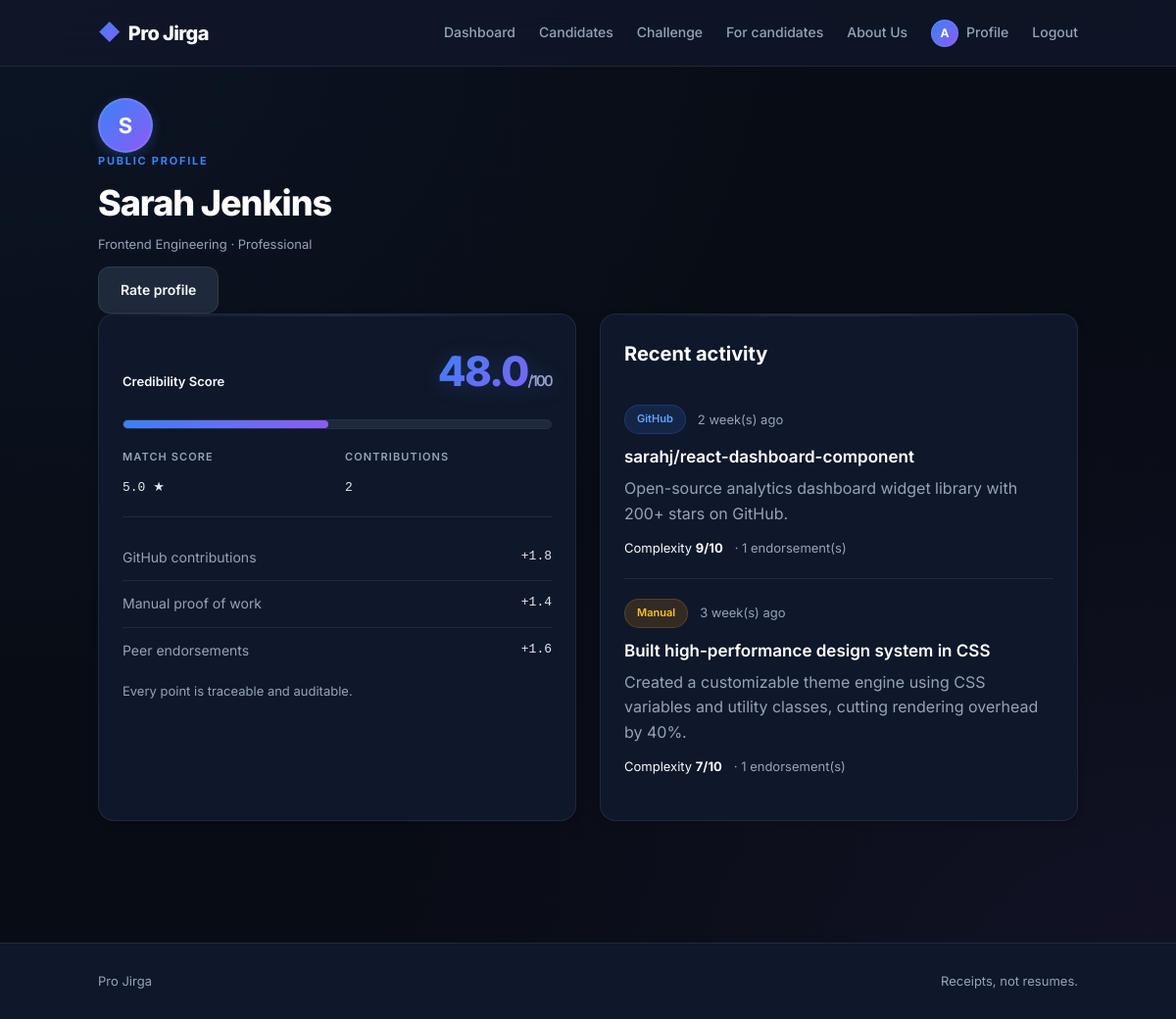
Screenshot of /profile/sarahj (signed in) with the database file from the repository.
### tables this page shows
CREATE TABLE user (
        id INTEGER PRIMARY KEY AUTOINCREMENT,
        name TEXT NOT NULL,
        email TEXT UNIQUE NOT NULL,
        email_verified INTEGER DEFAULT 0,
        user_type TEXT NOT NULL,
        field TEXT NOT NULL,
        github_username TEXT,
        credibility_score REAL DEFAULT 0,
        match_score REAL DEFAULT 0,
        created_at TEXT NOT NULL
    );

CREATE TABLE contribution (
        id INTEGER PRIMARY KEY AUTOINCREMENT,
        user_id INTEGER NOT NULL,
        title TEXT NOT NULL,
        description TEXT,
        proof_type TEXT DEFAULT 'manual',
        complexity_weight REAL DEFAULT 1.0,
        created_at TEXT NOT NULL,
        FOREIGN KEY (user_id) REFERENCES user (id)
    );

### Backend/app.py (the view)
@app.route("/profile/<username>", methods=["GET"])
def profile(username):
    user = find_user_by_slug(username)
    if not user:
        abort(404)
    contributions = get_user_contributions(user["id"])
    breakdown = credibility_breakdown(user["id"])
    user_data = dict(user)
    user_data["credibility_breakdown"] = breakdown
    is_own = get_current_user() and get_current_user()["id"] == user["id"]
    return render_template(
        "dashboard.html",
        user=user_data,
        contributions=contributions,
        is_profile=True,
        is_own=is_own,
        profile_slug=user_slug(user),
    )

### Backend/app.py (called while the page is built, shortened)
def get_db():
    if "db" not in g:
        g.db = sqlite3.connect(DB_PATH)
        g.db.row_factory = sqlite3.Row
    return g.db

def normalized_credibility(score):
    return min(100, round(float(score or 0) * 10, 1))

def time_ago(iso_str):
    try:
        dt = datetime.fromisoformat(iso_str.replace("Z", "+00:00").split("+")[0])
        delta = datetime.utcnow() - dt
        days = delta.days
        if days == 0:
            hours = delta.seconds // 3600
            if hours == 0:
                return "Just now"
            return f"{hours}h ago"
        if days == 1:
            return "1 day ago"
        if days < 7:
            return f"{days} days ago"
        if days < 30:
            return f"{days // 7} week(s) ago"
        return f"{days // 30} month(s) ago"
    except (ValueError, TypeError):
        return "Recently"

def get_current_user():
    user_id = session.get("user_id")
    if not user_id:
        return None
    return get_db().execute("SELECT * FROM user WHERE id = ?", (user_id,)).fetchone()

@app.context_processor
def inject_globals():
    user = get_current_user()
    return {
        "current_user": user,
        "normalized_credibility": normalized_credibility,
        "time_ago": time_ago,
    }

def find_user_by_slug(slug):
    db = get_db()
    user = db.execute("SELECT * FROM user WHERE github_username = ?", (slug,)).fetchone()
    if user:
        return user

def user_slug(user):
    return user["github_username"] or user["email"].split("@")[0]

def get_user_contributions(user_id):
    db = get_db()
    rows = db.execute(
        "SELECT * FROM contribution WHERE user_id = ? ORDER BY created_at DESC", (user_id,)
    ).fetchall()
    result = []
    for c in rows:
        confirmed = db.execute(
            "SELECT COUNT(*) FROM endorsement WHERE contribution_id = ? AND confirmed = 1",
            (c["id"],),
        ).fetchone()[0]
        result.append({
            "id": c["id"],
            "title": c["title"],
            "description": c["description"] or "",
            "source": "GitHub" if c["proof_type"] == "github" else "Manual",
            "timestamp": time_ago(c["created_at"]),
            "complexity_score": min(10, max(1, round(c["complexity_weight"] * 5))),
            "confirmed_endorsements": confirmed,
        })
    return result

### Frontend/templates/dashboard.html (shortened to what this page needs)
{% extends "base.html" %}
{% block content %}
<section class="dashboard">
  <header class="page-head">
    <div class="profile-head">
      <div class="avatar">{{ user.name[0]|upper }}</div>
      <div>
        <p class="eyebrow">{% if is_profile and not is_own %}Public profile{% elif is_profile %}Your profile{% else %}Welcome back{% endif %}</p>
        <h1>{{ user.name }}</h1>
        <p class="muted small">{{ user.field }} · {{ user.user_type|replace('_', ' ')|title }}</p>
      </div>
    </div>
    <div class="page-actions">
      {% if is_profile and not is_own and current_user %}
      <a href="{{ url_for('rate_profile_page', username=profile_slug) }}" class="btn btn-secondary">Rate profile</a>
      {% endif %}
    </div>
  </header>
  <div class="grid-2">
    <article class="card score-card">
      {% set score = normalized_credibility(user.credibility_score) %}
      <div class="score-head">
        <span class="label">Credibility Score</span>
        <span class="score-value">{{ score }}<span class="score-max">/100</span></span>
      </div>
      <div class="score-bar">
        <div class="score-fill" style="width: {{ score }}%"></div>
      </div>
      <div class="score-meta">
        <div class="score-stat">
          <span class="label small">Match score</span>
          <span class="mono">{{ "%.1f"|format(user.match_score or 0) }} ★</span>
        </div>
        <div class="score-stat">
          <span class="label small">Contributions</span>
          <span class="mono">{{ contributions|length }}</span>
        </div>
      </div>
      <ul class="breakdown">
        {% for item in user.credibility_breakdown %}
        <li>
          <span>{{ item.label }}</span>
          <span class="mono">{{ item.value }}</span>
        </li>
        {% endfor %}
      </ul>
      <p class="hint">Every point is traceable and auditable.</p>
    </article>
    <article class="card">
      <h2 class="card-title">Recent activity</h2>
      {% if contributions %}
      <ul class="timeline">
        {% for c in contributions %}
        <li class="timeline-item">
          <div class="timeline-meta">
            <span class="tag tag-{{ c.source|lower }}">{{ c.source }}</span>
            <span class="muted small">{{ c.timestamp }}</span>
          </div>
          <h3>{{ c.title }}</h3>
          {% if c.description %}
          <p class="muted">{{ c.description }}</p>
          {% endif %}
          <div class="timeline-footer">
            <span class="small">Complexity <strong>{{ c.complexity_score }}/10</strong></span>
            {% if c.confirmed_endorsements %}
            <span class="small muted">· {{ c.confirmed_endorsements }} endorsement(s)</span>
            {% endif %}
          </div>
        </li>
        {% endfor %}
      </ul>
      {% endif %}
    </article>
  </div>
</section>
{% endblock %}

### Frontend/templates/base.html (shortened to what this page needs)
<!DOCTYPE html>
<html lang="en">
<head>
  <link rel="stylesheet" href="{{ url_for('static', filename='css/style.css') }}">
</head>
<body>
  <header class="nav">
    <div class="nav-inner">
      <a href="{{ url_for('dashboard') if current_user else url_for('landing') }}" class="logo">
        <span class="logo-mark">◆</span> Pro Jirga
      </a>
      {% if current_user %}
      <nav class="nav-links" aria-label="Primary navigation">
        <a href="{{ url_for('dashboard') }}">Dashboard</a>
        <a href="{{ url_for('company_view') }}">Candidates</a>
        <a href="{{ url_for('challenge_page') }}">Challenge</a>
        <a href="{{ url_for('dashboard') }}" class="muted">For candidates</a>
        <a href="{{ url_for('about') }}" class="muted">About Us</a>
        <a href="{{ url_for('profile', username=current_user.github_username or current_user.email.split('@')[0]) }}" class="nav-profile">
          <span class="avatar xs">{{ current_user.name[0]|upper }}</span>
          Profile
        </a>
        <a href="{{ url_for('logout') }}" class="muted">Logout</a>
      </nav>
      {% else %}
      <nav class="nav-links" aria-label="Primary navigation">
        <a href="{{ url_for('landing') }}">For candidates</a>
        <a href="{{ url_for('company_view') }}">For companies</a>
        <a href="{{ url_for('about') }}">About Us</a>
      </nav>
      {% endif %}
    </div>
  </header>
  <main class="main">
    {% block content %}{% endblock %}
  </main>
  <footer class="footer">
    <div class="footer-inner">
      <span>Pro Jirga</span>
      <span class="muted">Receipts, not resumes.</span>
    </div>
  </footer>
</body>
</html>

### rows the page displays
user: name "A"
user: name "S", name "Sarah Jenkins", field "Frontend Engineering", user_type "Professional", match_score "5.0"
contribution: source "GitHub", timestamp "2 week(s) ago", title "sarahj/react-dashboard-component", description "Open-source analytics dashboard widget library with 200+ stars on GitHub.", complexity_score "9", confirmed_endorsements "1"
contribution: source "Manual", timestamp "3 week(s) ago", title "Built high-performance design system in CSS", description "Created a customizable theme engine using CSS variables and utility classes, cutting rendering overhead by 40%.", complexity_score "7", confirmed_endorsements "1"

### other values shown
{{ score }} "48.0"
{{ contributions|length }} "2"
{{ item.label }} "GitHub contributions" "Manual proof of work" "Peer endorsements"
{{ item.value }} "+1.8" "+1.4" "+1.6"
